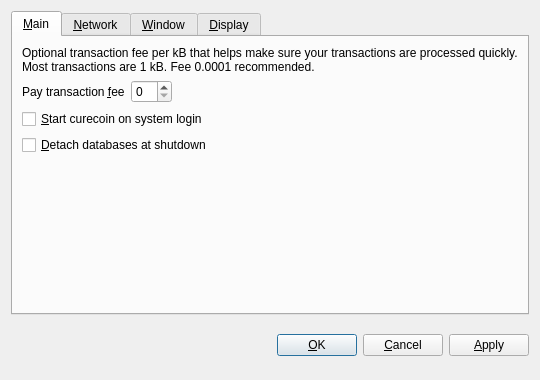
<?xml version="1.0" encoding="UTF-8"?>
<ui version="4.0">
 <class>OptionsDialog</class>
 <widget class="QDialog" name="OptionsDialog">
  <property name="geometry">
   <rect>
    <x>0</x>
    <y>0</y>
    <width>540</width>
    <height>380</height>
   </rect>
  </property>
  <property name="windowTitle">
   <string>Options</string>
  </property>
  <property name="modal">
   <bool>true</bool>
  </property>
  <layout class="QVBoxLayout" name="verticalLayout">
   <item>
    <widget class="QTabWidget" name="tabWidget">
     <property name="tabPosition">
      <enum>QTabWidget::North</enum>
     </property>
     <property name="currentIndex">
      <number>0</number>
     </property>
     <widget class="QWidget" name="tabMain">
      <attribute name="title">
       <string>&amp;Main</string>
      </attribute>
      <layout class="QVBoxLayout" name="verticalLayout_Main">
       <item>
        <widget class="QLabel" name="transactionFeeInfoLabel">
         <property name="text">
          <string>Optional transaction fee per kB that helps make sure your transactions are processed quickly. Most transactions are 1 kB. Fee 0.0001 recommended.</string>
         </property>
         <property name="textFormat">
          <enum>Qt::PlainText</enum>
         </property>
         <property name="wordWrap">
          <bool>true</bool>
         </property>
        </widget>
       </item>
       <item>
        <layout class="QHBoxLayout" name="horizontalLayout_Main">
         <item>
          <widget class="QLabel" name="transactionFeeLabel">
           <property name="text">
            <string>Pay transaction &amp;fee</string>
           </property>
           <property name="textFormat">
            <enum>Qt::PlainText</enum>
           </property>
           <property name="buddy">
            <cstring>transactionFee</cstring>
           </property>
          </widget>
         </item>
         <item>
          <widget class="curecoinAmountField" name="transactionFee"/>
         </item>
         <item>
          <spacer name="horizontalSpacer_Main">
           <property name="orientation">
            <enum>Qt::Horizontal</enum>
           </property>
           <property name="sizeHint" stdset="0">
            <size>
             <width>40</width>
             <height>20</height>
            </size>
           </property>
          </spacer>
         </item>
        </layout>
       </item>
       <item>
        <widget class="QCheckBox" name="curecoinAtStartup">
         <property name="toolTip">
          <string>Automatically start curecoin after logging in to the system.</string>
         </property>
         <property name="text">
          <string>&amp;Start curecoin on system login</string>
         </property>
        </widget>
       </item>
       <item>
        <widget class="QCheckBox" name="detachDatabases">
         <property name="toolTip">
          <string>Detach block and address databases at shutdown. This means they can be moved to another data directory, but it slows down shutdown. The wallet is always detached.</string>
         </property>
         <property name="text">
          <string>&amp;Detach databases at shutdown</string>
         </property>
        </widget>
       </item>
       <item>
        <spacer name="verticalSpacer_Main">
         <property name="orientation">
          <enum>Qt::Vertical</enum>
         </property>
         <property name="sizeHint" stdset="0">
          <size>
           <width>20</width>
           <height>40</height>
          </size>
         </property>
        </spacer>
       </item>
      </layout>
     </widget>
     <widget class="QWidget" name="tabNetwork">
      <attribute name="title">
       <string>&amp;Network</string>
      </attribute>
      <layout class="QVBoxLayout" name="verticalLayout_Network">
       <item>
        <widget class="QCheckBox" name="mapPortUpnp">
         <property name="toolTip">
          <string>Automatically open the curecoin client port on the router. This only works when your router supports UPnP and it is enabled.</string>
         </property>
         <property name="text">
          <string>Map port using &amp;UPnP</string>
         </property>
        </widget>
       </item>
       <item>
        <widget class="QCheckBox" name="connectSocks">
         <property name="toolTip">
          <string>Connect to the curecoin network through a SOCKS proxy (e.g. when connecting through Tor).</string>
         </property>
         <property name="text">
          <string>&amp;Connect through SOCKS proxy:</string>
         </property>
        </widget>
       </item>
       <item>
        <layout class="QHBoxLayout" name="horizontalLayout_Network">
         <item>
          <widget class="QLabel" name="proxyIpLabel">
           <property name="text">
            <string>Proxy &amp;IP:</string>
           </property>
           <property name="textFormat">
            <enum>Qt::PlainText</enum>
           </property>
           <property name="buddy">
            <cstring>proxyIp</cstring>
           </property>
          </widget>
         </item>
         <item>
          <widget class="QValidatedLineEdit" name="proxyIp" native="true">
           <property name="maximumSize">
            <size>
             <width>140</width>
             <height>16777215</height>
            </size>
           </property>
           <property name="toolTip">
            <string>IP address of the proxy (e.g. 127.0.0.1)</string>
           </property>
          </widget>
         </item>
         <item>
          <widget class="QLabel" name="proxyPortLabel">
           <property name="text">
            <string>&amp;Port:</string>
           </property>
           <property name="textFormat">
            <enum>Qt::PlainText</enum>
           </property>
           <property name="buddy">
            <cstring>proxyPort</cstring>
           </property>
          </widget>
         </item>
         <item>
          <widget class="QLineEdit" name="proxyPort">
           <property name="maximumSize">
            <size>
             <width>55</width>
             <height>16777215</height>
            </size>
           </property>
           <property name="toolTip">
            <string>Port of the proxy (e.g. 9050)</string>
           </property>
          </widget>
         </item>
         <item>
          <widget class="QLabel" name="socksVersionLabel">
           <property name="text">
            <string>SOCKS &amp;Version:</string>
           </property>
           <property name="textFormat">
            <enum>Qt::PlainText</enum>
           </property>
           <property name="buddy">
            <cstring>socksVersion</cstring>
           </property>
          </widget>
         </item>
         <item>
          <widget class="QValueComboBox" name="socksVersion">
           <property name="toolTip">
            <string>SOCKS version of the proxy (e.g. 5)</string>
           </property>
          </widget>
         </item>
         <item>
          <spacer name="horizontalSpacer_Network">
           <property name="orientation">
            <enum>Qt::Horizontal</enum>
           </property>
           <property name="sizeHint" stdset="0">
            <size>
             <width>40</width>
             <height>20</height>
            </size>
           </property>
          </spacer>
         </item>
        </layout>
       </item>
       <item>
        <spacer name="verticalSpacer_Network">
         <property name="orientation">
          <enum>Qt::Vertical</enum>
         </property>
         <property name="sizeHint" stdset="0">
          <size>
           <width>20</width>
           <height>40</height>
          </size>
         </property>
        </spacer>
       </item>
      </layout>
     </widget>
     <widget class="QWidget" name="tabWindow">
      <attribute name="title">
       <string>&amp;Window</string>
      </attribute>
      <layout class="QVBoxLayout" name="verticalLayout_Window">
       <item>
        <widget class="QCheckBox" name="minimizeToTray">
         <property name="toolTip">
          <string>Show only a tray icon after minimizing the window.</string>
         </property>
         <property name="text">
          <string>&amp;Minimize to the tray instead of the taskbar</string>
         </property>
        </widget>
       </item>
       <item>
        <widget class="QCheckBox" name="minimizeOnClose">
         <property name="toolTip">
          <string>Minimize instead of exit the application when the window is closed. When this option is enabled, the application will be closed only after selecting Quit in the menu.</string>
         </property>
         <property name="text">
          <string>M&amp;inimize on close</string>
         </property>
        </widget>
       </item>
       <item>
        <spacer name="verticalSpacer_Window">
         <property name="orientation">
          <enum>Qt::Vertical</enum>
         </property>
         <property name="sizeHint" stdset="0">
          <size>
           <width>20</width>
           <height>40</height>
          </size>
         </property>
        </spacer>
       </item>
      </layout>
     </widget>
     <widget class="QWidget" name="tabDisplay">
      <attribute name="title">
       <string>&amp;Display</string>
      </attribute>
      <layout class="QVBoxLayout" name="verticalLayout_Display">
       <item>
        <layout class="QHBoxLayout" name="horizontalLayout_1_Display">
         <item>
          <widget class="QLabel" name="langLabel">
           <property name="text">
            <string>User Interface &amp;language:</string>
           </property>
           <property name="textFormat">
            <enum>Qt::PlainText</enum>
           </property>
           <property name="buddy">
            <cstring>lang</cstring>
           </property>
          </widget>
         </item>
         <item>
          <widget class="QValueComboBox" name="lang">
           <property name="toolTip">
            <string>The user interface language can be set here. This setting will take effect after restarting curecoin.</string>
           </property>
          </widget>
         </item>
        </layout>
       </item>
       <item>
        <layout class="QHBoxLayout" name="horizontalLayout_2_Display">
         <item>
          <widget class="QLabel" name="unitLabel">
           <property name="text">
            <string>&amp;Unit to show amounts in:</string>
           </property>
           <property name="textFormat">
            <enum>Qt::PlainText</enum>
           </property>
           <property name="buddy">
            <cstring>unit</cstring>
           </property>
          </widget>
         </item>
         <item>
          <widget class="QValueComboBox" name="unit">
           <property name="toolTip">
            <string>Choose the default subdivision unit to show in the interface and when sending coins.</string>
           </property>
          </widget>
         </item>
        </layout>
       </item>
       <item>
        <widget class="QCheckBox" name="displayAddresses">
         <property name="toolTip">
          <string>Whether to show curecoin addresses in the transaction list or not.</string>
         </property>
         <property name="text">
          <string>&amp;Display addresses in transaction list</string>
         </property>
        </widget>
       </item>
       <item>
        <spacer name="verticalSpacer_Display">
         <property name="orientation">
          <enum>Qt::Vertical</enum>
         </property>
         <property name="sizeHint" stdset="0">
          <size>
           <width>20</width>
           <height>40</height>
          </size>
         </property>
        </spacer>
       </item>
      </layout>
     </widget>
    </widget>
   </item>
   <item>
    <layout class="QHBoxLayout" name="horizontalLayout_Buttons">
     <item>
      <spacer name="horizontalSpacer_1">
       <property name="orientation">
        <enum>Qt::Horizontal</enum>
       </property>
       <property name="sizeHint" stdset="0">
        <size>
         <width>40</width>
         <height>48</height>
        </size>
       </property>
      </spacer>
     </item>
     <item>
      <widget class="QLabel" name="statusLabel">
       <property name="font">
        <font>
         <weight>75</weight>
         <bold>true</bold>
        </font>
       </property>
       <property name="text">
        <string/>
       </property>
       <property name="textFormat">
        <enum>Qt::PlainText</enum>
       </property>
       <property name="wordWrap">
        <bool>true</bool>
       </property>
      </widget>
     </item>
     <item>
      <spacer name="horizontalSpacer_2">
       <property name="orientation">
        <enum>Qt::Horizontal</enum>
       </property>
       <property name="sizeHint" stdset="0">
        <size>
         <width>40</width>
         <height>48</height>
        </size>
       </property>
      </spacer>
     </item>
     <item>
      <widget class="QPushButton" name="okButton">
       <property name="text">
        <string>&amp;OK</string>
       </property>
      </widget>
     </item>
     <item>
      <widget class="QPushButton" name="cancelButton">
       <property name="text">
        <string>&amp;Cancel</string>
       </property>
       <property name="autoDefault">
        <bool>false</bool>
       </property>
      </widget>
     </item>
     <item>
      <widget class="QPushButton" name="applyButton">
       <property name="text">
        <string>&amp;Apply</string>
       </property>
       <property name="autoDefault">
        <bool>false</bool>
       </property>
      </widget>
     </item>
    </layout>
   </item>
  </layout>
 </widget>
 <customwidgets>
  <customwidget>
   <class>QValidatedLineEdit</class>
   <extends>QWidget</extends>
   <header>qvalidatedlineedit.h</header>
  </customwidget>
  <customwidget>
   <class>curecoinAmountField</class>
   <extends>QSpinBox</extends>
   <header>curecoinamountfield.h</header>
  </customwidget>
  <customwidget>
   <class>QValueComboBox</class>
   <extends>QComboBox</extends>
   <header>qvaluecombobox.h</header>
  </customwidget>
 </customwidgets>
 <resources/>
 <connections/>
</ui>
